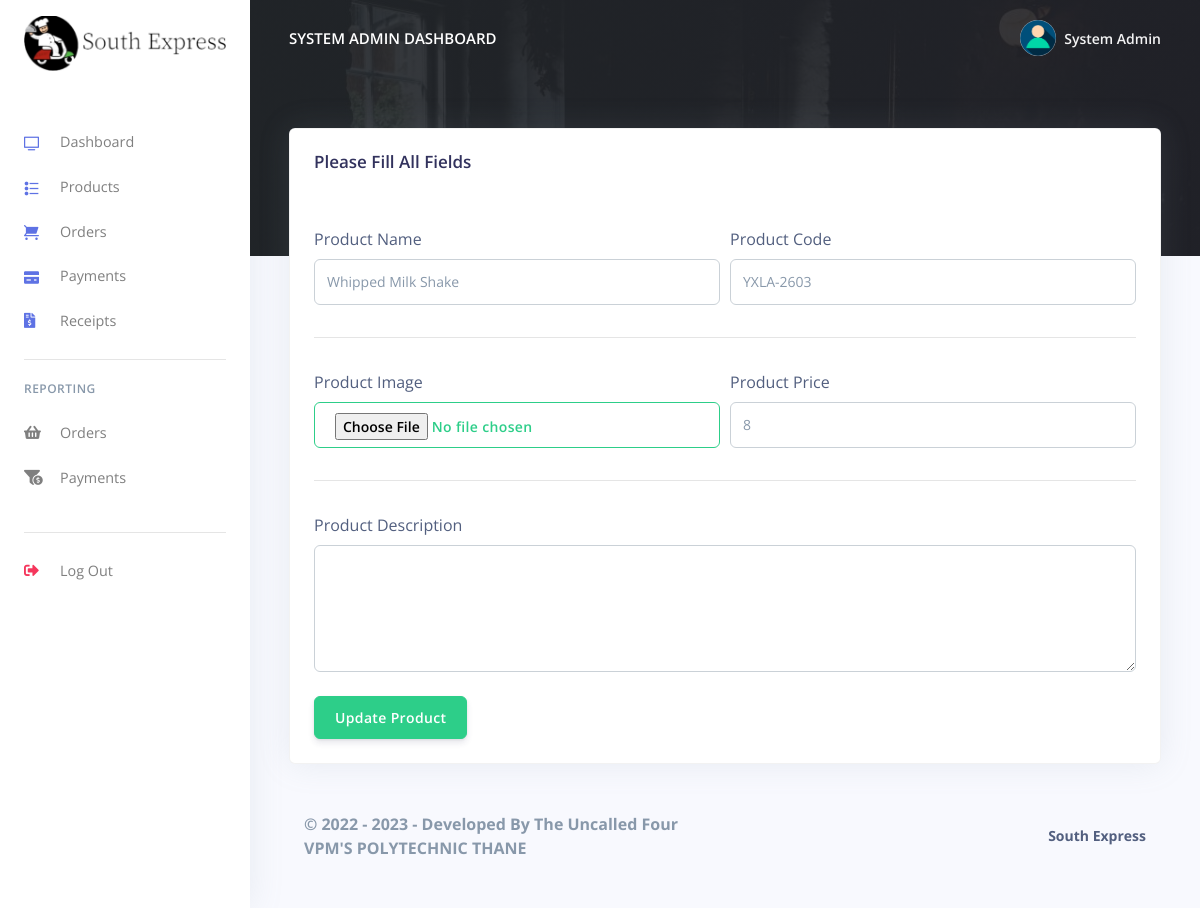
/Restro/admin/update_product.php?update=233322 (signed in), run on the app's committed database.
### tables this page shows
CREATE TABLE `rpos_admin` (
  `admin_id` varchar(200) NOT NULL,
  `admin_name` varchar(200) NOT NULL,
  `admin_email` varchar(200) NOT NULL,
  `admin_password` varchar(200) NOT NULL
);

CREATE TABLE `rpos_products` (
  `prod_id` varchar(200) NOT NULL,
  `prod_code` varchar(200) NOT NULL,
  `prod_name` varchar(200) NOT NULL,
  `prod_img` varchar(200) NOT NULL,
  `prod_desc` longtext NOT NULL,
  `prod_price` varchar(200) NOT NULL,
  `created_at` timestamp(6) NOT NULL DEFAULT CURRENT_TIMESTAMP(6) ON UPDATE CURRENT_TIMESTAMP(6)
);

### Restro/admin/update_product.php (the view, shortened to what this page needs)
<?php
include('config/config.php');
require_once('partials/_head.php');
?>
<body>
  <?php
  require_once('partials/_sidebar.php');
  ?>
  <div class="main-content">
    <?php
    require_once('partials/_topnav.php');
    $update = $_GET['update'];
    $ret = "SELECT * FROM  rpos_products WHERE prod_id = '$update' ";
    $stmt = $mysqli->prepare($ret);
    $stmt->execute();
    $res = $stmt->get_result();
    while ($prod = $res->fetch_object()) {
    ?>
      <div class="container-fluid mt--8">
        <div class="row">
          <div class="col">
            <div class="card shadow">
              <div class="card-header border-0">
                <h3>Please Fill All Fields</h3>
              </div>
              <div class="card-body">
                <form method="POST" enctype="multipart/form-data">
                  <div class="form-row">
                    <div class="col-md-6">
                      <label>Product Name</label>
                      <input type="text" value="<?php echo $prod->prod_name; ?>" name="prod_name" class="form-control">
                    </div>
                    <div class="col-md-6">
                      <label>Product Code</label>
                      <input type="text" name="prod_code" value="<?php echo $prod->prod_code; ?>" class="form-control" value="">
                    </div>
                  </div>
                  <hr>
                  <div class="form-row">
                    <div class="col-md-6">
                      <label>Product Image</label>
                      <input type="file" name="prod_img" class="btn btn-outline-success form-control" value="<?php echo $prod_img; ?>">
                    </div>
                    <div class="col-md-6">
                      <label>Product Price</label>
                      <input type="text" name="prod_price" class="form-control" value="<?php echo $prod->prod_price; ?>">
                    </div>
                  </div>
                  <hr>
                  <div class="form-row">
                    <div class="col-md-12">
                      <label>Product Description</label>
                      <textarea rows="5" name="prod_desc" class="form-control" value=""><?php echo $prod->prod_desc; ?></textarea>
                    </div>
                  </div>
                  <br>
                  <div class="form-row">
                    <div class="col-md-6">
                      <input type="submit" name="UpdateProduct" value="Update Product" class="btn btn-success" value="">
                    </div>
                  </div>
                </form>
              </div>
            </div>
          </div>
        </div>
      <?php
      require_once('partials/_footer.php');
    }
      ?>
      </div>
  </div>
</body>
</html>

### Restro/admin/partials/_sidebar.php (shortened to what this page needs)
<?php
$admin_id = $_SESSION['admin_id'];
$ret = "SELECT * FROM  rpos_admin  WHERE admin_id = '$admin_id'";
$stmt = $mysqli->prepare($ret);
$stmt->execute();
$res = $stmt->get_result();
while ($admin = $res->fetch_object()) {
?>
  <nav class="navbar navbar-vertical fixed-left navbar-expand-md navbar-light bg-white" id="sidenav-main">
    <div class="container-fluid">
      <a class="navbar-brand pt-0" href="dashboard.php">
        <img src="assets/img/brand/repos1.png" class="navbar-brand-img" alt="..." height="team-1-800x800">
      </a>
      <div class="collapse navbar-collapse" id="sidenav-collapse-main">
        <ul class="navbar-nav">
          <li class="nav-item">
            <a class="nav-link" href="dashboard.php">
              <i class="ni ni-tv-2 text-primary"></i> Dashboard
            </a>
          </li>
          <li class="nav-item">
            <a class="nav-link" href="products.php">
              <i class="ni ni-bullet-list-67 text-primary"></i>Products
            </a>
          </li>
          <li class="nav-item">
            <a class="nav-link" href="orders.php">
              <i class="ni ni-cart text-primary"></i> Orders
            </a>
          </li>
          <li class="nav-item">
            <a class="nav-link" href="payments.php">
              <i class="ni ni-credit-card text-primary"></i> Payments
            </a>
          </li>
          <li class="nav-item">
            <a class="nav-link" href="receipts.php">
              <i class="fas fa-file-invoice-dollar text-primary"></i> Receipts
            </a>
          </li>
        </ul>
        <hr class="my-3">
        <h6 class="navbar-heading text-muted">Reporting</h6>
        <ul class="navbar-nav mb-md-3">
          <li class="nav-item">
            <a class="nav-link" href="orders_reports.php">
              <i class="fas fa-shopping-basket"></i> Orders
            </a>
          </li>
          <li class="nav-item">
            <a class="nav-link" href="payments_reports.php">
              <i class="fas fa-funnel-dollar"></i> Payments
            </a>
          </li>
        </ul>
        <hr class="my-3">
        <ul class="navbar-nav mb-md-3">
          <li class="nav-item">
            <a class="nav-link" href="logout.php">
              <i class="fas fa-sign-out-alt text-danger"></i> Log Out
            </a>
          </li>
        </ul>
      </div>
    </div>
  </nav>
<?php } ?>

### Restro/admin/partials/_topnav.php
<?php
$admin_id = $_SESSION['admin_id'];
$ret = "SELECT * FROM  rpos_admin  WHERE admin_id = '$admin_id'";
$stmt = $mysqli->prepare($ret);
$stmt->execute();
$res = $stmt->get_result();
while ($admin = $res->fetch_object()) {
?>
    <nav class="navbar navbar-top navbar-expand-md navbar-dark" id="navbar-main">
        <div class="container-fluid">
            <a class="h4 mb-0 text-white text-uppercase d-none d-lg-inline-block" href="dashboard.php"><?php echo $admin->admin_name; ?> Dashboard</a>
            <ul class="navbar-nav align-items-center d-none d-md-flex">
                <li class="nav-item dropdown">
                    <a class="nav-link pr-0" href="" role="button" data-toggle="dropdown" aria-haspopup="true" aria-expanded="false">
                        <div class="media align-items-center">
                            <span class="avatar avatar-sm rounded-circle">
                                <img alt="Image placeholder" src="assets/img/theme/user-a-min.png">
                            </span>
                            <div class="media-body ml-2 d-none d-lg-block">
                                <span class="mb-0 text-sm  font-weight-bold"><?php echo $admin->admin_name; ?></span>
                            </div>
                        </div>
                    </a>
                </li>
            </ul>
        </div>
    </nav>
<?php } ?>

### Restro/admin/partials/_footer.php
<footer class="py-5">
  <div class="container">
    <div class="row align-items-center justify-content-xl-between">
      <div class="col-xl-6">
        <div class="copyright text-center text-xl-left text-muted">
        <b>&copy; 2022 - <?php echo date('2023'); ?> - Developed By The Uncalled Four<br>VPM'S POLYTECHNIC THANE</b>
        </div>
      </div>
      <div class="col-xl-6">
        <ul class="nav nav-footer justify-content-center justify-content-xl-end">
          <li class="nav-item">
            <a href="dashboard.php" class="nav-link" ><b>South Express</b></a>
          </li>
        </ul>
      </div>
    </div>
  </div>
</footer>

### data on the page
rpos_admin: admin_name "SYSTEM ADMIN", admin_name "System Admin"
rpos_products: prod_name "Whipped Milk Shake", prod_code "YXLA-2603", prod_price "8"
